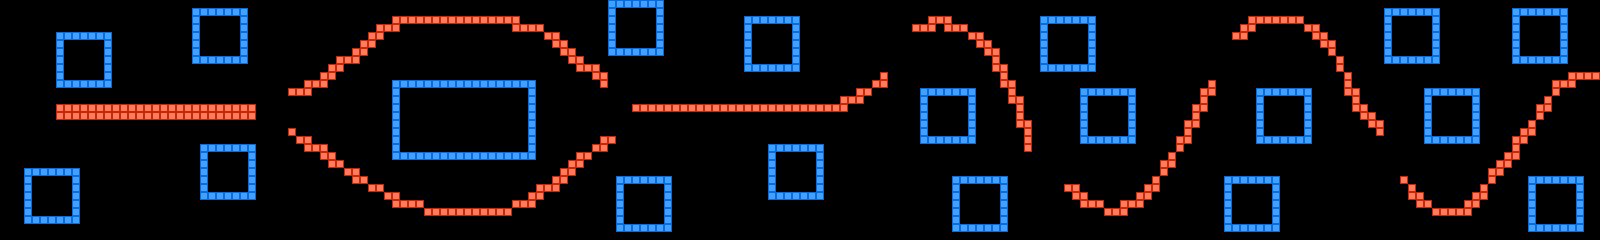

This game map was drawn from its Tiled (.tmx) file and the tilesets committed beside it. A one-line description and the trimmed map source follow:
An orthogonal 200x30 tile map with 8x8 px tiles, 1 tile layer (layer).

<map version="1.0" orientation="orthogonal" width="200" height="30" tilewidth="8" tileheight="8">
 <tileset firstgid="1" name="chip" tilewidth="8" tileheight="8">
  <image source="chip.png" width="128" height="128" />
 </tileset>
 <layer name="layer" width="200" height="30">
  <properties>
   <property name="object" value="true" />
  </properties>
  <data>[6000 cells, 817 non-empty, 2 distinct tile ids]</data>
 </layer>
</map>
